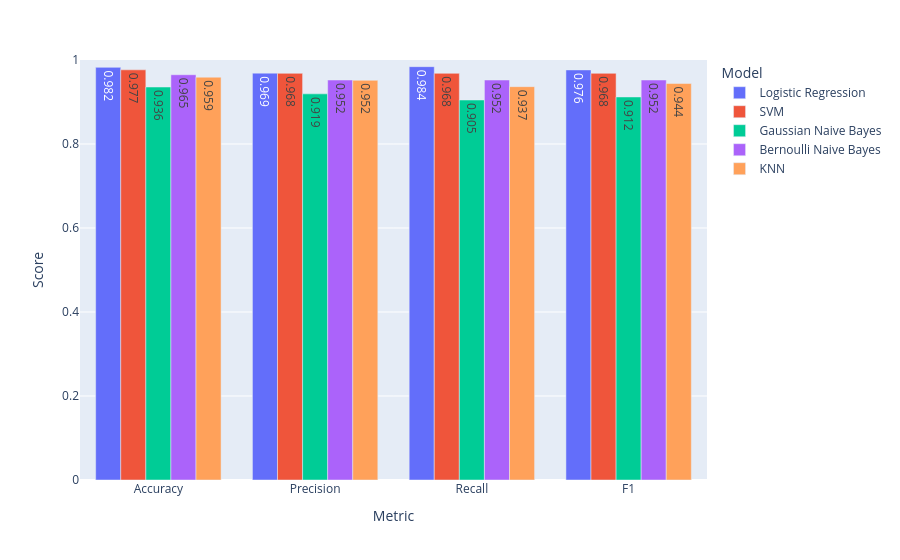

Notebook source saved alongside this figure:
### Code cell
fig = px.bar(
    results_df.melt(id_vars="Model",
                    var_name="Metric",
                    value_name="Score"),
    x="Metric",
    y="Score",
    color="Model",
    barmode="group",
    text_auto=".3f"
)

fig.update_layout(yaxis_range=[0,1])

fig.show()

### Figure 1 — Plotly figure (JSON) as saved in the notebook; plotly's stock layout.template omitted (floating-point values rounded to 4 significant figures)
{"data": [{"alignmentgroup": "True", "hovertemplate": "Model=Logistic Regression<br>Metric=%{x}<br>Score=%{y}<extra></extra>", "legendgroup": "Logistic Regression", "marker": {"color": "#636efa", "pattern": {"shape": ""}}, "name": "Logistic Regression", "offsetgroup": "Logistic Regression", "orientation": "v", "showlegend": true, "textposition": "auto", "texttemplate": "%{y:.3f}", "type": "bar", "x": ["Accuracy", "Precision", "Recall", "F1"], "xaxis": "x", "y": [0.9825, 0.9688, 0.9841, 0.9764], "yaxis": "y"}, {"alignmentgroup": "True", "hovertemplate": "Model=SVM<br>Metric=%{x}<br>Score=%{y}<extra></extra>", "legendgroup": "SVM", "marker": {"color": "#EF553B", "pattern": {"shape": ""}}, "name": "SVM", "offsetgroup": "SVM", "orientation": "v", "showlegend": true, "textposition": "auto", "texttemplate": "%{y:.3f}", "type": "bar", "x": ["Accuracy", "Precision", "Recall", "F1"], "xaxis": "x", "y": [0.9766, 0.9683, 0.9683, 0.9683], "yaxis": "y"}, {"alignmentgroup": "True", "hovertemplate": "Model=Gaussian Naive Bayes<br>Metric=%{x}<br>Score=%{y}<extra></extra>", "legendgroup": "Gaussian Naive Bayes", "marker": {"color": "#00cc96", "pattern": {"shape": ""}}, "name": "Gaussian Naive Bayes", "offsetgroup": "Gaussian Naive Bayes", "orientation": "v", "showlegend": true, "textposition": "auto", "texttemplate": "%{y:.3f}", "type": "bar", "x": ["Accuracy", "Precision", "Recall", "F1"], "xaxis": "x", "y": [0.9357, 0.9194, 0.9048, 0.912], "yaxis": "y"}, {"alignmentgroup": "True", "hovertemplate": "Model=Bernoulli Naive Bayes<br>Metric=%{x}<br>Score=%{y}<extra></extra>", "legendgroup": "Bernoulli Naive Bayes", "marker": {"color": "#ab63fa", "pattern": {"shape": ""}}, "name": "Bernoulli Naive Bayes", "offsetgroup": "Bernoulli Naive Bayes", "orientation": "v", "showlegend": true, "textposition": "auto", "texttemplate": "%{y:.3f}", "type": "bar", "x": ["Accuracy", "Precision", "Recall", "F1"], "xaxis": "x", "y": [0.9649, 0.9524, 0.9524, 0.9524], "yaxis": "y"}, {"alignmentgroup": "True", "hovertemplate": "Model=KNN<br>Metric=%{x}<br>Score=%{y}<extra></extra>", "legendgroup": "KNN", "marker": {"color": "#FFA15A", "pattern": {"shape": ""}}, "name": "KNN", "offsetgroup": "KNN", "orientation": "v", "showlegend": true, "textposition": "auto", "texttemplate": "%{y:.3f}", "type": "bar", "x": ["Accuracy", "Precision", "Recall", "F1"], "xaxis": "x", "y": [0.9591, 0.9516, 0.9365, 0.944], "yaxis": "y"}], "layout": {"barmode": "group", "legend": {"title": {"text": "Model"}, "tracegroupgap": 0}, "margin": {"t": 60}, "xaxis": {"anchor": "y", "domain": [0, 1], "title": {"text": "Metric"}}, "yaxis": {"anchor": "x", "domain": [0, 1], "range": [0, 1], "title": {"text": "Score"}}}}
